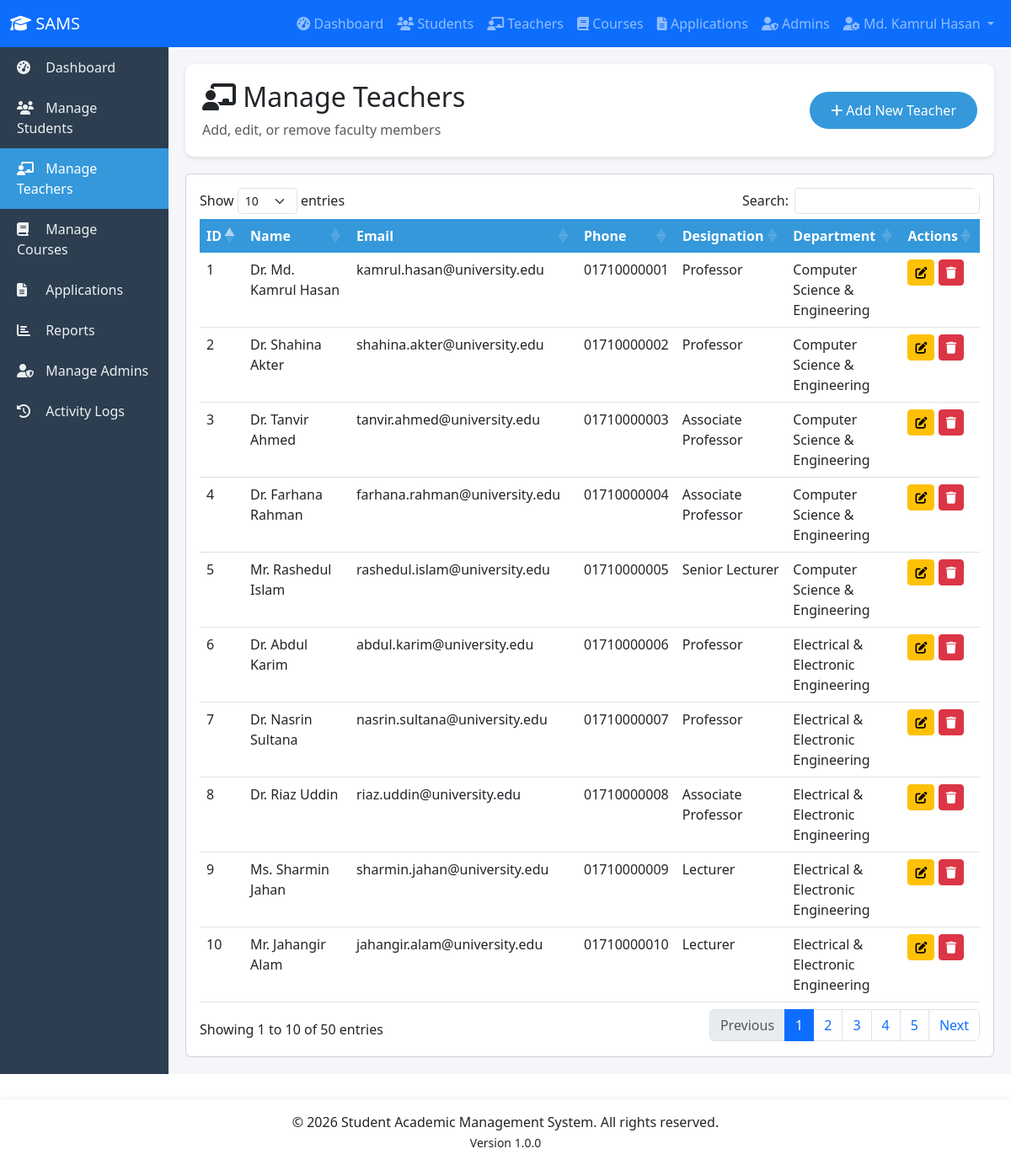
The page /admin/teachers.php (signed in) on the database its author committed.
### tables this page shows
CREATE TABLE teacher (
    teacher_id INT AUTO_INCREMENT PRIMARY KEY,
    teacher_name VARCHAR(100) NOT NULL,
    email VARCHAR(100) UNIQUE NOT NULL,
    phone VARCHAR(20),
    designation VARCHAR(50),
    department_id INT NOT NULL,
    joining_date DATE,
    office_room VARCHAR(20),
    created_at TIMESTAMP DEFAULT CURRENT_TIMESTAMP,
    updated_at TIMESTAMP DEFAULT CURRENT_TIMESTAMP ON UPDATE CURRENT_TIMESTAMP,
    FOREIGN KEY (department_id) REFERENCES department(department_id) ON DELETE RESTRICT ON UPDATE CASCADE,
    INDEX idx_teacher_department (department_id),
    INDEX idx_teacher_email (email)
);

CREATE TABLE department (
    department_id INT AUTO_INCREMENT PRIMARY KEY,
    department_name VARCHAR(100) NOT NULL,
    building VARCHAR(50),
    established_year YEAR,
    created_at TIMESTAMP DEFAULT CURRENT_TIMESTAMP,
    updated_at TIMESTAMP DEFAULT CURRENT_TIMESTAMP ON UPDATE CURRENT_TIMESTAMP
);

### config/database.php (called while the page is built, shortened)
<?php
class Database {
    private static $instance = null;
    private $pdo;
    private function __construct() {
        try {
            $this->pdo = new PDO(
                "mysql:host=" . DB_HOST . ";dbname=" . DB_NAME . ";charset=utf8mb4",
                DB_USER,
                DB_PASS,
                [
                    PDO::ATTR_ERRMODE => PDO::ERRMODE_EXCEPTION,
                    PDO::ATTR_DEFAULT_FETCH_MODE => PDO::FETCH_ASSOC,
                    PDO::ATTR_EMULATE_PREPARES => false
                ]
            );
        } catch(PDOException $e) {
            die("Database Connection Failed: " . $e->getMessage());
        }
    }
    public static function getInstance() {
        if (self::$instance === null) {
            self::$instance = new Database();
        }
        return self::$instance;
    }
    public function getConnection() {
        return $this->pdo;
    }
}
function dbQuery($sql, $params = []) {
    $db = Database::getInstance()->getConnection();
    $stmt = $db->prepare($sql);
    $stmt->execute($params);
    return $stmt;
}
function dbGetRow($sql, $params = []) {
    $stmt = dbQuery($sql, $params);
    return $stmt->fetch();
}
function dbGetAll($sql, $params = []) {
    $stmt = dbQuery($sql, $params);
    return $stmt->fetchAll();
}
?>

### config/session.php (called while the page is built, shortened)
<?php
function isAdminLoggedIn() {
    return isset($_SESSION['admin_id']) && isset($_SESSION['user_type']) && $_SESSION['user_type'] === 'admin';
}
function hasAdminPermission($permission) {
    $sql = "SELECT CheckAdminPermission(?, ?) as has_permission";
    $result = dbGetRow($sql, [$_SESSION['admin_id'], $permission]);
    return $result && $result['has_permission'] == 1;
}
?>

### admin/teachers.php (the view, shortened to what this page needs)
<?php
$action = $_GET['action'] ?? 'list';
$departments = dbGetAll("SELECT department_id, department_name FROM department ORDER BY department_name");
$edit_teacher = null;
$teachers = dbGetAll("
    SELECT t.*, d.department_name
    FROM teacher t
    LEFT JOIN department d ON t.department_id = d.department_id
    ORDER BY t.teacher_id DESC
");
?>
<?php include '../includes/header.php'; ?>
<div class="page-header">
    <div class="row align-items-center">
        <div class="col-md-6">
            <h2><i class="fas fa-chalkboard-user"></i> Manage Teachers</h2>
            <p class="text-muted mb-0">Add, edit, or remove faculty members</p>
        </div>
        <div class="col-md-6 text-md-end">
            <a href="?action=add" class="btn btn-primary">
                <i class="fas fa-plus"></i> Add New Teacher
            </a>
        </div>
    </div>
</div>
<?php if ($action == 'add' || $action == 'edit'): ?>
<div class="card">
    <div class="card-header bg-white">
        <h5 class="mb-0"><?php echo $action == 'add' ? 'Add New Teacher' : 'Edit Teacher'; ?></h5>
    </div>
    <div class="card-body">
        <form method="POST" action="">
            <input type="hidden" name="teacher_id" value="<?php echo $edit_teacher['teacher_id'] ?? 0; ?>">
            <div class="row">
                <div class="col-md-6 mb-3">
                    <label class="form-label">Full Name <span class="text-danger">*</span></label>
                    <input type="text" name="teacher_name" class="form-control" required
                           value="<?php echo htmlspecialchars($edit_teacher['teacher_name'] ?? ''); ?>">
                </div>
                <div class="col-md-6 mb-3">
                    <label class="form-label">Email <span class="text-danger">*</span></label>
                    <input type="email" name="email" class="form-control" required
                           value="<?php echo htmlspecialchars($edit_teacher['email'] ?? ''); ?>">
                </div>
                <div class="col-md-6 mb-3">
                    <label class="form-label">Phone</label>
                    <input type="tel" name="phone" class="form-control"
                           value="<?php echo htmlspecialchars($edit_teacher['phone'] ?? ''); ?>">
                </div>
                <div class="col-md-6 mb-3">
                    <label class="form-label">Designation</label>
                    <input type="text" name="designation" class="form-control"
                           value="<?php echo htmlspecialchars($edit_teacher['designation'] ?? ''); ?>">
                </div>
                <div class="col-md-6 mb-3">
                    <label class="form-label">Department <span class="text-danger">*</span></label>
                    <select name="department_id" class="form-select" required>
                        <option value="">Select Department</option>
                        <?php foreach ($departments as $dept): ?>
                            <option value="<?php echo $dept['department_id']; ?>"
                                <?php echo ($edit_teacher['department_id'] ?? '') == $dept['department_id'] ? 'selected' : ''; ?>>
                                <?php echo $dept['department_name']; ?>
                            </option>
                        <?php endforeach; ?>
                    </select>
                </div>
                <div class="col-md-6 mb-3">
                    <label class="form-label">Joining Date</label>
                    <input type="date" name="joining_date" class="form-control"
                           value="<?php echo $edit_teacher['joining_date'] ?? ''; ?>">
                </div>
                <div class="col-md-12 mb-3">
                    <label class="form-label">Office Room</label>
                    <input type="text" name="office_room" class="form-control"
                           value="<?php echo htmlspecialchars($edit_teacher['office_room'] ?? ''); ?>">
                </div>
            </div>
            <button type="submit" name="save_teacher" class="btn btn-primary">Save Teacher</button>
            <a href="?action=list" class="btn btn-secondary">Cancel</a>
        </form>
    </div>
</div>
<?php else: ?>
<div class="card">
    <div class="card-body">
        <div class="table-responsive">
            <table class="table table-hover datatable">
                <thead>
                    <tr>
                        <th>ID</th>
                        <th>Name</th>
                        <th>Email</th>
                        <th>Phone</th>
                        <th>Designation</th>
                        <th>Department</th>
                        <th>Actions</th>
                    </tr>
                </thead>
                <tbody>
                    <?php foreach ($teachers as $t): ?>
                    <tr>
                        <td><?php echo $t['teacher_id']; ?></td>
                        <td><?php echo htmlspecialchars($t['teacher_name']); ?></td>
                        <td><?php echo $t['email']; ?></td>
                        <td><?php echo $t['phone']; ?></td>
                        <td><?php echo $t['designation']; ?></td>
                        <td><?php echo $t['department_name']; ?></td>
                        <td>
                            <a href="?action=edit&id=<?php echo $t['teacher_id']; ?>" class="btn btn-sm btn-warning">
                                <i class="fas fa-edit"></i>
                            </a>
                            <?php if (hasAdminPermission('delete_records')): ?>
                            <a href="?action=delete&id=<?php echo $t['teacher_id']; ?>" class="btn btn-sm btn-danger" onclick="return confirm('Delete this teacher?')">
                                <i class="fas fa-trash"></i>
                            </a>
                            <?php endif; ?>
                        </td>
                    </tr>
                    <?php endforeach; ?>
                </tbody>
            </table>
        </div>
    </div>
</div>
<?php endif; ?>
<?php include '../includes/footer.php'; ?>

### assets/style.css (style rules this page uses)
.table-responsive { border-radius: 10px; overflow: hidden; }
.table thead th { background: #3498db; color: white; border: none; }
.btn-primary { background: #3498db; border: none; padding: 10px 25px; border-radius: 25px; transition: all 0.3s; }

### includes/header.php (style rules this page uses)
.page-header { background: white; padding: 20px; border-radius: 10px; margin-bottom: 20px; box-shadow: 0 2px 5px rgba(0,0,0,0.1); }

### rows shown on the page
teacher: teacher_id "10", teacher_name "Mr. Jahangir Alam", email "jahangir.alam@university.edu", phone "01710000010", designation "Lecturer", department.department_name "Electrical & Electronic Engineering"
teacher: teacher_id "9", teacher_name "Ms. Sharmin Jahan", email "sharmin.jahan@university.edu", phone "01710000009", designation "Lecturer", department.department_name "Electrical & Electronic Engineering"
teacher: teacher_id "8", teacher_name "Dr. Riaz Uddin", email "riaz.uddin@university.edu", phone "01710000008", designation "Associate Professor", department.department_name "Electrical & Electronic Engineering"
teacher: teacher_id "7", teacher_name "Dr. Nasrin Sultana", email "nasrin.sultana@university.edu", phone "01710000007", designation "Professor", department.department_name "Electrical & Electronic Engineering"
teacher: teacher_id "6", teacher_name "Dr. Abdul Karim", email "abdul.karim@university.edu", phone "01710000006", designation "Professor", department.department_name "Electrical & Electronic Engineering"
teacher: teacher_id "5", teacher_name "Mr. Rashedul Islam", email "rashedul.islam@university.edu", phone "01710000005", designation "Senior Lecturer", department.department_name "Computer Science & Engineering"
teacher: teacher_id "4", teacher_name "Dr. Farhana Rahman", email "farhana.rahman@university.edu", phone "01710000004", designation "Associate Professor", department.department_name "Computer Science & Engineering"
teacher: teacher_id "3", teacher_name "Dr. Tanvir Ahmed", email "tanvir.ahmed@university.edu", phone "01710000003", designation "Associate Professor", department.department_name "Computer Science & Engineering"
teacher: teacher_id "2", teacher_name "Dr. Shahina Akter", email "shahina.akter@university.edu", phone "01710000002", designation "Professor", department.department_name "Computer Science & Engineering"
teacher: teacher_id "1", teacher_name "Dr. Md. Kamrul Hasan", email "kamrul.hasan@university.edu", phone "01710000001", designation "Professor", department.department_name "Computer Science & Engineering"

### other values the page prints
APP_SHORT_NAME "SAMS"
$_SESSION['admin_name'] "Md. Kamrul Hasan"
APP_YEAR "2026"
APP_NAME "Student Academic Management System"
APP_VERSION "1.0.0"
